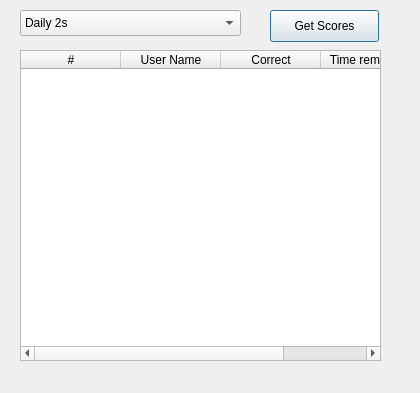
<ui version="4.0" >
 <class>scoresForm</class>
 <widget class="QDialog" name="scoresForm" >
  <property name="geometry" >
   <rect>
    <x>0</x>
    <y>0</y>
    <width>420</width>
    <height>393</height>
   </rect>
  </property>
  <property name="minimumSize" >
   <size>
    <width>420</width>
    <height>393</height>
   </size>
  </property>
  <property name="maximumSize" >
   <size>
    <width>420</width>
    <height>393</height>
   </size>
  </property>
  <property name="windowTitle" >
   <string>High Scores</string>
  </property>
  <widget class="QPushButton" name="getScoresPushbutton" >
   <property name="geometry" >
    <rect>
     <x>270</x>
     <y>10</y>
     <width>109</width>
     <height>32</height>
    </rect>
   </property>
   <property name="text" >
    <string>Get Scores</string>
   </property>
  </widget>
  <widget class="QComboBox" name="scoresComboBox" >
   <property name="geometry" >
    <rect>
     <x>20</x>
     <y>10</y>
     <width>221</width>
     <height>26</height>
    </rect>
   </property>
   <item>
    <property name="text" >
     <string>Daily 2s</string>
    </property>
   </item>
   <item>
    <property name="text" >
     <string>Daily 3s</string>
    </property>
   </item>
   <item>
    <property name="text" >
     <string>Daily 4s</string>
    </property>
   </item>
   <item>
    <property name="text" >
     <string>Daily 5s</string>
    </property>
   </item>
   <item>
    <property name="text" >
     <string>Daily 6s</string>
    </property>
   </item>
   <item>
    <property name="text" >
     <string>Daily 7s</string>
    </property>
   </item>
   <item>
    <property name="text" >
     <string>Daily 8s</string>
    </property>
   </item>
   <item>
    <property name="text" >
     <string>Daily 9s</string>
    </property>
   </item>
   <item>
    <property name="text" >
     <string>Daily 10s</string>
    </property>
   </item>
   <item>
    <property name="text" >
     <string>Daily 11s</string>
    </property>
   </item>
   <item>
    <property name="text" >
     <string>Daily 12s</string>
    </property>
   </item>
   <item>
    <property name="text" >
     <string>Daily 13s</string>
    </property>
   </item>
   <item>
    <property name="text" >
     <string>Daily 14s</string>
    </property>
   </item>
   <item>
    <property name="text" >
     <string>Daily 15s</string>
    </property>
   </item>
  </widget>
  <widget class="QTableWidget" name="scoresTableWidget" >
   <property name="geometry" >
    <rect>
     <x>20</x>
     <y>50</y>
     <width>361</width>
     <height>311</height>
    </rect>
   </property>
   <property name="editTriggers" >
    <set>QAbstractItemView::NoEditTriggers</set>
   </property>
   <property name="selectionMode" >
    <enum>QAbstractItemView::NoSelection</enum>
   </property>
   <property name="showGrid" >
    <bool>false</bool>
   </property>
   <property name="gridStyle" >
    <enum>Qt::NoPen</enum>
   </property>
   <column>
    <property name="text" >
     <string>#</string>
    </property>
   </column>
   <column>
    <property name="text" >
     <string>User Name</string>
    </property>
   </column>
   <column>
    <property name="text" >
     <string>Correct</string>
    </property>
   </column>
   <column>
    <property name="text" >
     <string>Time remaining</string>
    </property>
   </column>
  </widget>
 </widget>
 <resources/>
 <connections/>
</ui>
